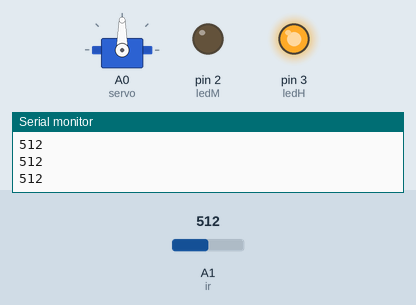
The sketch below on a simulated Arduino Uno, built with avr-gcc and run on an emulated ATmega328P. Parts: servo, output pins drawn as LEDs (lit = HIGH), the last lines printed to the serial monitor. Inputs (shaded band) come from the test bench; at power-on: A1 (ir) = 512.

Above: at 1.2 s.
1.3 s: A1 (ir) set to 44
2.8 s: A1 (ir) set to 36
At 3.3 s:
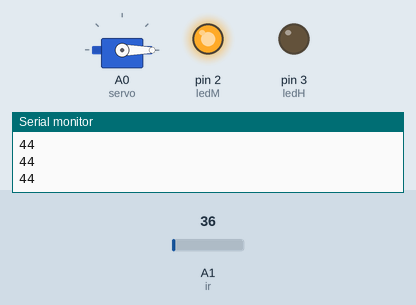
Timing chart, 0 to 5.8 s (numbered marks = the images above; inputs shaded):
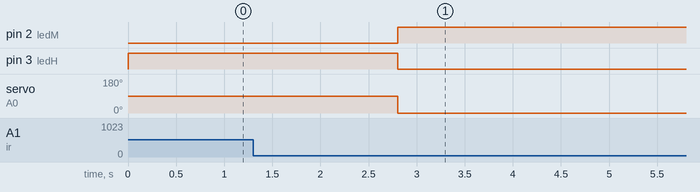

The sketch:

Automatic_Crossing_Gate_By_RABKA__First_Project_.ino
```cpp
//Automatic Crossing Gate By RABKA (First Project)

#include <Servo.h>

Servo servo;

int ir = A1;
int ledM = 2;
int ledH = 3;

void setup() {
  // put your setup code here, to run once:
  Serial.begin(9600);
  servo.attach(A0);
  pinMode(ir, INPUT);
  pinMode(ledM, OUTPUT);
  pinMode(ledH, OUTPUT);
}

void loop() {
  // put your main code here, to run repeatedly:
  if (analogRead(ir) <= 40) {
    servo.write(0);
    digitalWrite(ledM, HIGH);
    digitalWrite(ledH, LOW);
    delay(15000);
  } else {
    servo.write(90);
    digitalWrite(ledM, LOW);
    digitalWrite(ledH, HIGH);
  }
  Serial.println(analogRead(ir));
}
```

Measured:
- the behaviour switches between 41 and 40 on A1 (ir) (found by bisection; images 0 and 1)
- after the input at 2.8 s, pin 2 (ledM): LOW → HIGH at once; pin 3 (ledH): HIGH → LOW at once; servo on A0 (servo): 90° → 0° at once
